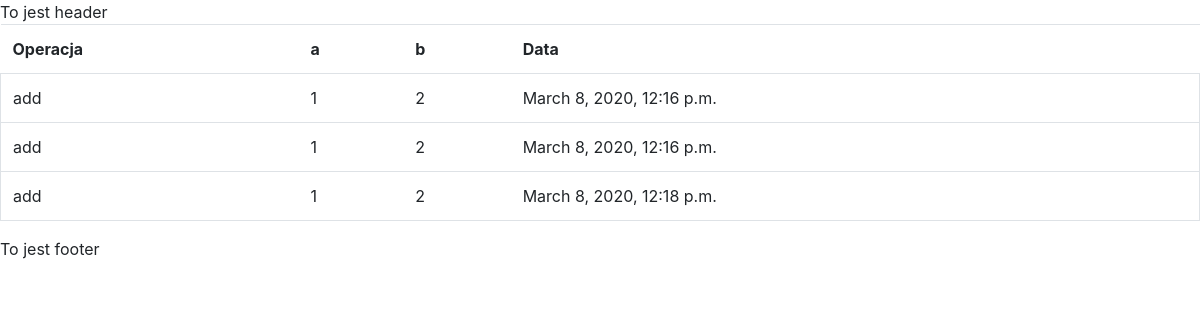
The app's page /maths/lista/, older data.
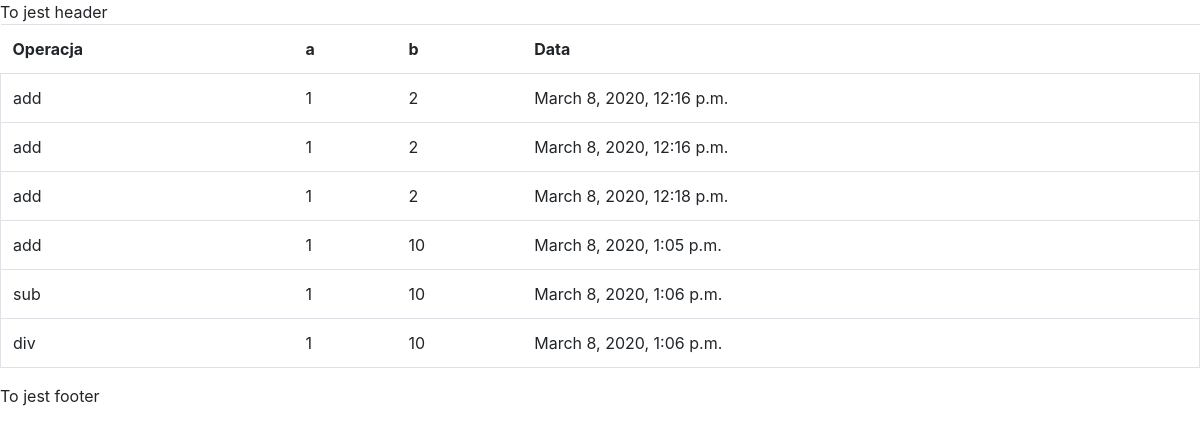
The same page, newer data.
### maths/models.py (models this page shows, shortened)
class Math(models.Model):
    operation = models.CharField(max_length=10)
    a = models.IntegerField()
    b = models.IntegerField(blank=True, null=True)
    created = models.DateTimeField(auto_now_add=True)

### maths/views.py (the view)
# urls.py: path('lista/',lista_elementow )
def lista_elementow(request):
    elementy = Math.objects.all()
    return render(
        request,
        'maths/lista.html',
        {"elements": elementy}
    )

### maths/templates/maths/lista.html (shortened to what this page needs)
{% extends "base.html" %}
{% block content %}
<table class="table">
    <tr>
        <th>Operacja</th>
        <th>a</th>
        <th>b</th>
        <th>Data</th>
    </tr>
    {% for el in elements %}
        <tr class="border">
            <td>{{ el.operation }}</td>
            <td>{{ el.a }}</td>
            <td>{{ el.b }}</td>
            <td>{{ el.created }}</td>
        </tr>
    {% endfor %}
</table>
{% endblock %}

### maths/templates/base.html (shortened to what this page needs)
<!DOCTYPE html>
<html lang="en">
<head>
    <link rel="stylesheet" href="https://stackpath.bootstrapcdn.com/bootstrap/4.4.1/css/bootstrap.min.css"
>
</head>
<body>
<header>To jest header</header>
{% block content %}{% endblock %}
<footer>To jest footer</footer>
</body>
</html>

### maths/templates/maths/lista.html (style rules this page uses)
.border { border: 1px solid grey; }

Row changes from the older to the newer data that the page shows:
added Math: operation "add", a "1", b "10", created "March 8, 2020, 1:05 p.m."
added Math: operation "sub", a "1", b "10", created "March 8, 2020, 1:06 p.m."
added Math: operation "div", a "1", b "10", created "March 8, 2020, 1:06 p.m."
